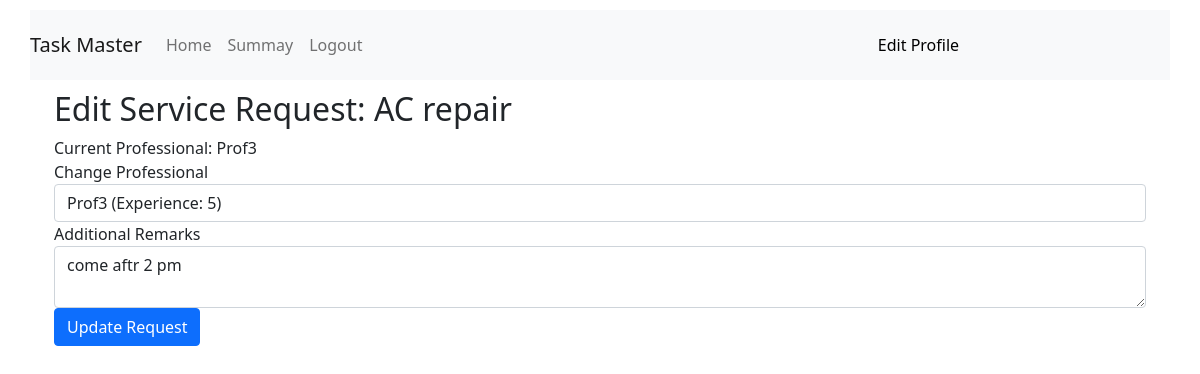
Page /costumer_dashboard/edit_request/2 on the committed database.
### backend/models.py (models this page shows)
class Service(db.Model):
    __tablename__="service"
    id=db.Column(db.Integer,primary_key=True)
    name=db.Column(db.String,nullable=False)
    price=db.Column(db.String,nullable=False)
    time_required=db.Column(db.String,nullable=False)
    Description=db.Column(db.String)
    Service_request=db.relationship("Service_request",backref="service",lazy=True)

class Professional(db.Model):
    __tablename__="professional"
    id=db.Column(db.Integer,primary_key=True)
    email=db.Column(db.String,nullable=False,unique=True)
    full_name=db.Column(db.String,nullable=False)
    password=db.Column(db.String,nullable=False)
    service=db.Column(db.String,nullable=False)
    experience=db.Column(db.String,nullable=False)
    pincode=db.Column(db.String,nullable=False)
    Description=db.Column(db.String,nullable=False)
    is_approved = db.Column(db.Boolean, default=False)
    is_rejected= db.Column(db.Boolean, default=False)
    is_active=db.Column(db.Boolean, default=True)
    role=db.Column(db.Integer,nullable=False,default=2)
    Service_request=db.relationship("Service_request",backref="professional",lazy=True)

class Service_request(db.Model):
    __tablename__="service_request"
    id=db.Column(db.Integer,primary_key=True)
    service_id=db.Column(db.Integer,db.ForeignKey("service.id"),nullable=False)
    costumer_id=db.Column(db.Integer,db.ForeignKey("costumer.id"),nullable=False)
    professional_id=db.Column(db.Integer,db.ForeignKey("professional.id"),nullable=False)
    date_of_request=db.Column(db.Date,nullable=False)
    preferred_date=db.Column(db.Date)
    date_of_completion=db.Column(db.Date)
    status=db.Column(db.String,nullable=False,default='Requested')
    remarks=db.Column(db.String)
    rating=db.Column(db.Integer)
    review=db.Column(db.String)

### backend/controllers.py (the view)
@app.route('/costumer_dashboard/edit_request/<int:request_id>', methods=['GET', 'POST'])
def edit_request(request_id):
    service_request = Service_request.query.get(request_id)
    if request.method == 'POST':
        service_request.professional_id = request.form.get('professional_id')
        service_request.remarks = request.form.get('remarks')
        db.session.commit()
        flash('Service request updated successfully')
        return redirect(url_for('costumer_dashboard'))
    professionals = Professional.query.filter_by(service=service_request.service.name, is_approved=True, is_active=True).all()
    return render_template('/costumer/edit_service_request.html', service_request=service_request, professionals=professionals)

### templates/costumer/edit_service_request.html (shortened to what this page needs)
{% extends 'layout2.html' %}
{% block content %}
<div class="container">
    <h2>Edit Service Request: {{ service_request.service.name }}</h2>
    <form action="{{ url_for('edit_request', request_id=service_request.id) }}" method="POST">
        <div class="form-group">
            <label>Current Professional: {{ service_request.professional.full_name }}</label>
        </div>
        <div class="form-group">
            <label for="professional_id">Change Professional</label>
            <select name="professional_id" class="form-control" required>
                {% for professional in professionals %}
                <option value="{{ professional.id }}"
                    {% if professional.id == service_request.professional_id %}selected{% endif %}>
                    {{ professional.full_name }} (Experience: {{ professional.experience }})
                </option>
                {% endfor %}
            </select>
        </div>
        <div class="form-group">
            <label for="remarks">Additional Remarks</label>
            <textarea name="remarks" class="form-control">{{ service_request.remarks }}</textarea>
        </div>
        <button type="submit" class="btn btn-primary">Update Request</button>
    </form>
</div>
{% endblock %}

### templates/layout2.html (style rules this page uses)
body { margin: 0; padding: 0; }

### rows in the picture
Service: service.name "AC repair"
Professional: professional.full_name "Prof3"
Service_request: professional_id "Prof3 (Experience: 5)", remarks "come aftr 2 pm"
